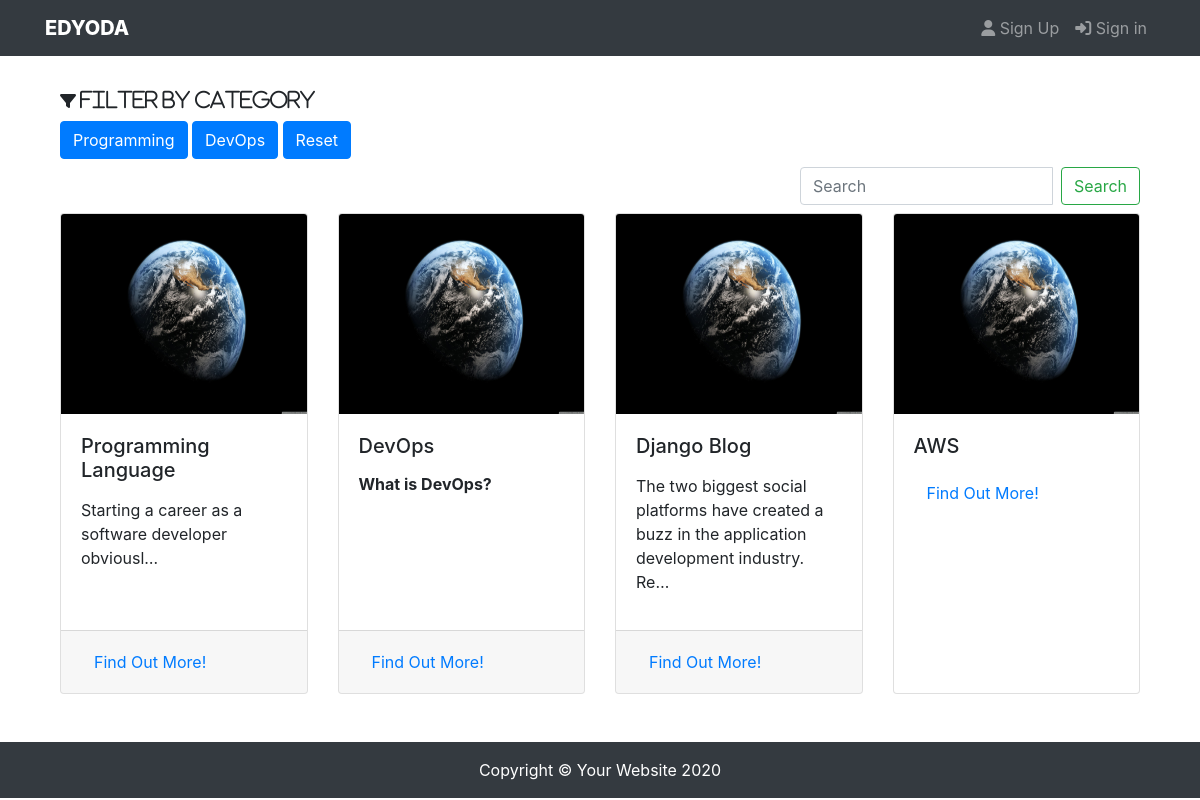
The page / on the database its author committed.
### blog/models.py (models this page shows, shortened)
class Category(models.Model):
    name = models.CharField(max_length=200, unique=True)
    description = models.TextField(blank=True)
    class Meta:
        verbose_name_plural = 'categories'

class Post(models.Model):
    statuses = [("D","Draft"),("P","Published")]
    title = models.CharField(max_length = 250, unique=True)
    content = models.TextField()
    category = models.ForeignKey(Category,on_delete=models.CASCADE)
    status = models.CharField(max_length=1,choices=statuses,default="D")
    published_date = models.DateTimeField(default=timezone.now)
    image = models.ImageField(blank=True, upload_to='blog/')
    slug = models.SlugField(blank=True)
    author = models.ForeignKey(get_user_model(), on_delete=models.CASCADE)

### blog/views.py (the view)
# urls.py: path('',views.HomeView.as_view(), name='home'),
class HomeView(generic.ListView):
    model = models.Post
    queryset = models.Post.objects.filter(status="P")
    context_object_name = 'posts'
    template_name = 'blog/index.html'
    def get_context_data(self, **kwargs):
        context = super().get_context_data(**kwargs)
        categories = models.Category.objects.all()
        context['categories'] = categories
        return context

### templates/blog/index.html
{% extends 'blog/base.html' %}
{% load static %}
{% block content %}
<div class="container py-2">
    <i class="fas fa-filter filter-ico">
        <span class="h5"> Filter by category </span>
    </i>
</div>
<div class="container">
    {% for cat in categories %}
    <a href="{% url 'category' cat.id %}" class="text-decoration-none">
        <button type="button" class="btn btn-primary">{{ cat.name }} </button>
    </a>
    {% endfor %}
    <a href="{% url 'home' %}" class="text-decoration-none">
        <span>
            <button type="button" class="btn btn-primary"> Reset </button>
        </span>
    </a>
</div>
<form class="form-inline col-md-4 mt-2 ml-auto" action="{% url 'search' %}" method="GET">
    <div class="input-group">
        <input class="form-control mr-sm-2" type="search" placeholder="Search" name="search", value="{{ request.GET.search }}">
        <button class="btn btn-outline-success" type="submit">Search</button>
    </div>
</form>
<div class="container my-2">
    <div class="row">
        {% for post in posts %}
        <div class="col-lg-3 col-md-6 mb-4">
            <div class="card h-100">
                {% if post.image %}
                <img class="card-img-top" src="{{ post.image.url }}" height="200px" alt="">
                {% else %}
                <img class="card-img-top" src="http://placehold.it/500x325" height="200px" alt="">
                {% endif %}
                <div class="card-body">
                    <h5 class="card-title" style="text-align: left;">{{ post.title }}</h5>
                    <p class="card-text" style="text-align: left;">{{ post.content | safe | truncatechars:100}}</p>
                </div>
                <div class="card-footer">
                    <a href="{% url 'blog' post.slug %}" class="btn btn-link text-decoration-none">Find Out More!</a>
                </div>
            </div>
        </div>
        {% endfor %}
    </div>
</div>
{% endblock content %}

### templates/blog/base.html (shortened to what this page needs)
<!DOCTYPE html>
{% load static %}
<html lang="en">
<head>
    <link rel="stylesheet" href="https://stackpath.bootstrapcdn.com/bootstrap/4.5.0/css/bootstrap.min.css"
>
    <link rel="stylesheet" href="{% static 'blog/css/main.css' %}">
</head>
<body>
    <nav class="navbar navbar-expand-lg navbar-dark bg-dark fixed-top">
        <div class="container">
            <a class="navbar-brand" href="{% url 'home' %}">EDYODA</a>
            <div class="collapse navbar-collapse" id="collapsibleNavbar">
                <ul class="nav navbar-nav ml-auto">
                    {% if user.is_authenticated %}
                    <li class="nav-item dropdown">
                        <a class="nav-link dropdown-toggle" href="#" id="navbardrop" data-toggle="dropdown">
                            Welcome {{ user.get_username }}
                        </a>
                        <div class="dropdown-menu">
                          <a class="dropdown-item" href="{% url 'password_change' %}">Change Password</a>
                        </div>
                      </li>
                    <li class="nav-item">
                        <a class="nav-link" href="{% url 'logout' %}"><span class="fas fa-sign-in-alt"></span> Log
                            Out</a>
                    </li>
                    {% else %}
                    <li class="nav-item">
                        <a class="nav-link" href="{% url 'register' %}"><span class="fas fa-user"></span> Sign Up</a>
                    </li>
                    <li class="nav-item">
                        <a class="nav-link" href="{% url 'login' %}"><span class="fas fa-sign-in-alt"></span> Sign in</a>
                    </li>
                    {% endif %}
                </ul>
            </div>
        </div>
    </nav>
    <div class="container my-4">
        {% block content %}
        {% endblock content %}
    </div>
    <footer class="py-3 bg-dark">
        <div class="container">
            <p class="m-0 text-center text-white">Copyright &copy; Your Website 2020</p>
        </div>
    </footer>
</body>
</html>

### static/blog/css/main.css (style rules this page uses)
body { padding-top: 56px; }
.navbar-brand { font-weight: 800 !important; }

### rows shown on the page
Category: name "Programming"
Category: name "DevOps"
Post: image (picture), title "Programming Language", content "Starting a career as a software developer obviousl…"
Post: image (picture), title "DevOps", content "What is DevOps?"
Post: image (picture), title "Django Blog", content "The two biggest social platforms have created a buzz in the application development industry. Re…"
Post: image (picture), title "AWS"
